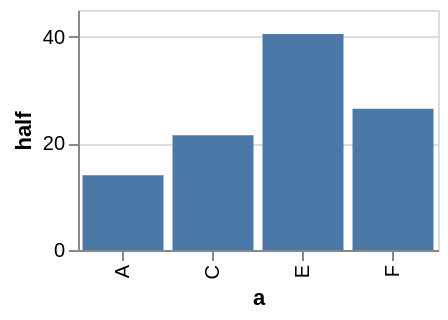

Source (Vega-Lite JSON):
### Vega-Lite specification from a JSON file in a GitHub repository (floating-point values rounded to 4 significant figures)
{"$schema": "https://vega.github.io/schema/vega-lite/v5.json", "description": "The transforms a specification writes for itself, rather than the ones its encoding implies. A filter that removes rows and a calculate that adds a field were both dropped in silence: the chart drew the untransformed data and looked entirely reasonable.", "width": 180, "height": 120, "data": {"values": [{"a": "A", "b": 28, "keep": true}, {"a": "B", "b": 55, "keep": false}, {"a": "C", "b": 43, "keep": true}, {"a": "D", "b": 91, "keep": false}, {"a": "E", "b": 81, "keep": true}, {"a": "F", "b": 53, "keep": true}]}, "transform": [{"filter": "datum.keep"}, {"calculate": "datum.b / 2", "as": "half"}], "mark": "bar", "encoding": {"x": {"field": "a", "type": "nominal"}, "y": {"field": "half", "type": "quantitative"}}}
